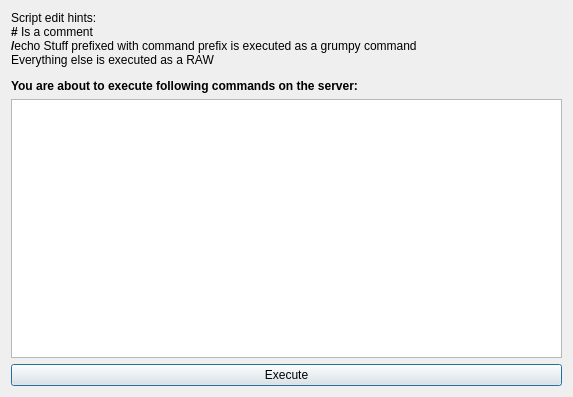
<?xml version="1.0" encoding="UTF-8"?>
<ui version="4.0">
 <class>ScriptWin</class>
 <widget class="QDialog" name="ScriptWin">
  <property name="geometry">
   <rect>
    <x>0</x>
    <y>0</y>
    <width>573</width>
    <height>397</height>
   </rect>
  </property>
  <property name="windowTitle">
   <string>Execute</string>
  </property>
  <layout class="QVBoxLayout" name="verticalLayout">
   <item>
    <widget class="QLabel" name="label">
     <property name="maximumSize">
      <size>
       <width>16777215</width>
       <height>120</height>
      </size>
     </property>
     <property name="text">
      <string>&lt;html&gt;&lt;head/&gt;&lt;body&gt;&lt;p&gt;Script edit hints:&lt;br&gt;&lt;span style=&quot; font-weight:600;&quot;&gt;#&lt;/span&gt; Is a comment&lt;br&gt;&lt;span style=&quot; font-weight:600;&quot;&gt;/&lt;/span&gt;echo Stuff prefixed with command prefix is executed as a grumpy command&lt;br&gt;Everything else is executed as a RAW&lt;/p&gt;&lt;p&gt;&lt;span style=&quot; font-weight:600;&quot;&gt;You are about to execute following commands on the server:&lt;/span&gt;&lt;/p&gt;&lt;/body&gt;&lt;/html&gt;</string>
     </property>
    </widget>
   </item>
   <item>
    <widget class="QPlainTextEdit" name="plainTextEdit"/>
   </item>
   <item>
    <widget class="QPushButton" name="pushButton">
     <property name="text">
      <string>Execute</string>
     </property>
    </widget>
   </item>
  </layout>
 </widget>
 <resources/>
 <connections/>
</ui>
